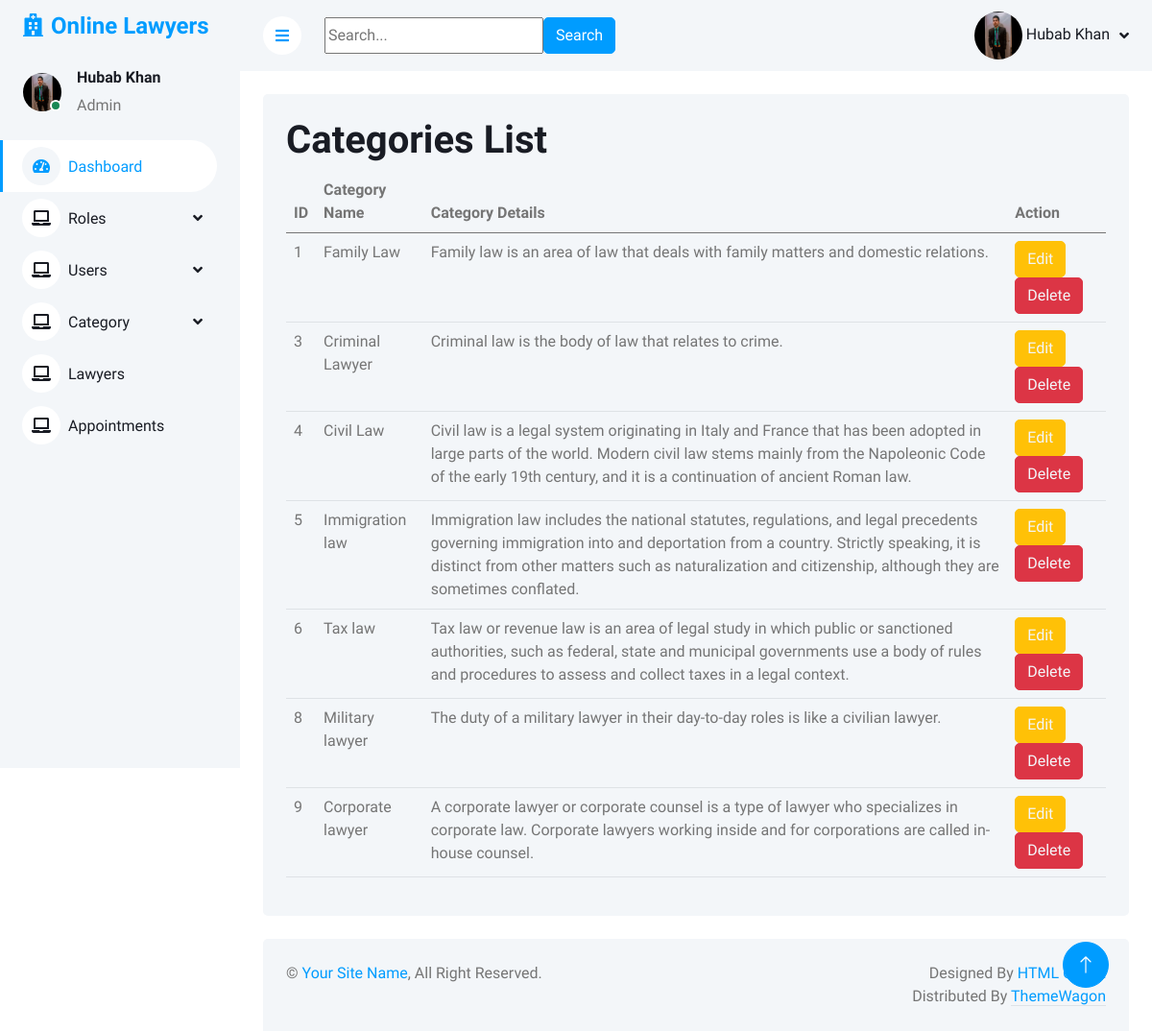
Screenshot of /admin/view_category.php (signed in) with the database file from the repository.
### tables this page shows
CREATE TABLE `users` (
  `user_id` int(11) NOT NULL,
  `name` varchar(255) NOT NULL,
  `email` varchar(255) NOT NULL,
  `password` varchar(255) NOT NULL,
  `profile_picture` varchar(255) NOT NULL,
  `role_id` int(11) NOT NULL
);

CREATE TABLE `categories` (
  `category_id` int(11) NOT NULL,
  `category_name` varchar(255) NOT NULL,
  `category_details` varchar(1000) NOT NULL
);

### admin/view_category.php (the view, shortened to what this page needs)
<?php
    include("db.php");
    include("header.php");
 ?>
   <div class="container-fluid pt-4 px-4">
      <div class="row g-4">
         <div class="col-sm-12 col-xl-12">
            <div class="bg-light rounded h-100 p-4">
               <h1>Categories List</h1>
               <table class="table">
                  <thead>
                     <tr>
                        <th>ID</th>
                        <th>Category Name</th>
                        <th>Category Details</th>
                        <th>Action</th>
                     </tr>
                  </thead>
                  <tbody>
                     <?php
                        $sql = "SELECT * FROM categories";
                        $result = mysqli_query($conn, $sql);
                        if(mysqli_num_rows($result) > 0) {
                            while ($row = mysqli_fetch_assoc($result)) {
                                ?>
                     <tr>
                        <td><?php echo $row['category_id']; ?></td>
                        <td><?php echo $row['category_name']; ?></td>
                        <td><?php echo $row['category_details']; ?></td>
                        <td>
                        <button class='btn btn-warning'>  <a class='text-light' href="edit_category.php?category_id=<?php echo $row['category_id']; ?>">Edit</a></button>
                        <button class='btn btn-danger'>   <a class='text-light' href="delete_category.php?category_id=<?php echo $row['category_id']; ?>">Delete</a></button>
                        </td>
                     </tr>
                     <?php
                        }
                        }
                        else
                        {
                        echo "<tr><td colspan='4'>No categories found</td></tr>";
                        }
                        ?>
                  </tbody>
               </table>
            </div>
         </div>
      </div>
   </div>
<?php include 'footer.php' ?>

### admin/header.php (shortened to what this page needs)
<?php
include 'db.php';
$user_id = $_SESSION['user_id'];
$sql = "SELECT profile_picture FROM users WHERE user_id = $user_id";
$result = mysqli_query($conn, $sql);
if ($result && mysqli_num_rows($result) > 0) {
    $row = mysqli_fetch_assoc($result);
    $profile_picture = $row['profile_picture'];
} else {
    $profile_picture = null;
}
?>
<!DOCTYPE html>
<html lang="en">
   <head>
      <link href="https://cdnjs.cloudflare.com/ajax/libs/font-awesome/5.10.0/css/all.min.css" rel="stylesheet">
      <link href="https://cdn.jsdelivr.net/npm/bootstrap-icons@1.4.1/font/bootstrap-icons.css" rel="stylesheet">
      <link href="lib/owlcarousel/assets/owl.carousel.min.css" rel="stylesheet">
      <link href="lib/tempusdominus/css/tempusdominus-bootstrap-4.min.css" rel="stylesheet" />
      <link href="css/bootstrap.min.css" rel="stylesheet">
      <link href="css/style.css" rel="stylesheet">
   </head>
   <body>
      <div class="container-xxl position-relative bg-white d-flex p-0">
      <div class="sidebar pe-4 pb-3">
         <nav class="navbar bg-light navbar-light">
            <a href="index.php" class="navbar-brand mx-4 mb-3">
               <h4 class="text-primary"><i class="fa fa-hospital me-2"></i>Online Lawyers</h4>
            </a>
            <div class="d-flex align-items-center ms-4 mb-4">
               <div class="position-relative">
               <img src="uploads-images/<?php echo htmlspecialchars($profile_picture); ?>" alt="Profile Picture" style="width: 40px; height: 40px; border-radius: 50%;">
                  <div class="bg-success rounded-circle border border-2 border-white position-absolute end-0 bottom-0 p-1"></div>
               </div>
               <div class="ms-3">
                  <h6><?php echo $_SESSION['name']; ?></h6>
                  <span>Admin</span>
               </div>
            </div>
            <div class="navbar-nav w-100">
               <a href="index.php" class="nav-item nav-link active"><i class="fa fa-tachometer-alt me-2"></i>Dashboard</a>
               <div class="nav-item dropdown">
                  <a href="#" class="nav-link dropdown-toggle" data-bs-toggle="dropdown"><i class="fa fa-laptop me-2"></i>Roles</a>
               </div>
               <div class="nav-item dropdown">
                  <a href="#" class="nav-link dropdown-toggle" data-bs-toggle="dropdown"><i class="fa fa-laptop me-2"></i>Users</a>
               </div>
               <div class="nav-item dropdown">
                  <a href="#" class="nav-link dropdown-toggle" data-bs-toggle="dropdown"><i class="fa fa-laptop me-2"></i>Category</a>
               </div>
               <a href="lawyers.php" class="nav-item nav-link"><i class="fa fa-laptop me-2"></i>Lawyers</a>
               <a href="appointment.php" class="nav-item nav-link"><i class="fa fa-laptop me-2"></i>Appointments</a>
            </div>
         </nav>
      </div>
      <div class="content">
      <nav class="navbar navbar-expand bg-light navbar-light sticky-top px-4 py-0">
         <a href="#" class="sidebar-toggler flex-shrink-0">
         <i class="fa fa-bars"></i>
         </a>
         <form class="d-none d-md-flex ms-4" action="" method="get">
            <input type="text" name="query"  placeholder="Search...">
            <button type="submit" class="btn btn-primary">Search</button>
         </form>
         <div class="navbar-nav align-items-center ms-auto">
            <div class="nav-item dropdown">
    <a href="#" class="nav-link dropdown-toggle" data-bs-toggle="dropdown">
        <?php if (!empty($profile_picture)) { ?>
            <img src="uploads-images/<?php echo htmlspecialchars($profile_picture); ?>" alt="Profile Picture" style="width: 50px; height: 50px; border-radius: 50%;">
        <?php } else { ?>
            <p>No profile picture available.</p>
        <?php } ?>
        <span class="d-none d-lg-inline-flex"><?php echo htmlspecialchars($_SESSION['name']); ?></span>
    </a>
</div>
         </div>
      </nav>

### admin/css/style.css (style rules this page uses)
:root { --primary: #009CFF; --light: #F3F6F9; --dark: #191C24; }
.btn { transition: .5s; }
.btn.btn-primary { color: #FFFFFF; }
.sidebar { position: fixed; top: 0; left: 0; bottom: 0; width: 250px; height: 100vh; overflow-y: auto; background: var(--light); transition: 0.5s; z-index: 999; }
.content { margin-left: 250px; min-height: 100vh; background: #FFFFFF; transition: 0.5s; }
@media (min-width: 992px) { .sidebar { margin-left: 0; } }
@media (min-width: 992px) { .content { width: calc(100% - 250px); } }
.sidebar .navbar .navbar-nav .nav-link { padding: 7px 20px; color: var(--dark); font-weight: 500; border-left: 3px solid var(--light); border-radius: 0 30px 30px 0; outline: none; }
.sidebar .navbar .navbar-nav .nav-link:hover, .sidebar .navbar .navbar-nav .nav-link.active { color: var(--primary); background: #FFFFFF; border-color: var(--primary); }
.sidebar .navbar .navbar-nav .nav-link i { width: 40px; height: 40px; display: inline-flex; align-items: center; justify-content: center; background: #FFFFFF; border-radius: 40px; }
.sidebar .navbar .navbar-nav .nav-link:hover i, .sidebar .navbar .navbar-nav .nav-link.active i { background: var(--light); }
.sidebar .navbar .dropdown-toggle::after { position: absolute; top: 15px; right: 15px; border: none; content: "\f107"; font-family: "Font Awesome 5 Free"; font-weight: 900; transition: .5s; }
.content .navbar .navbar-nav .nav-link { margin-left: 25px; padding: 12px 0; color: var(--dark); outline: none; }
.content .navbar .sidebar-toggler, .content .navbar .navbar-nav .nav-link i { width: 40px; height: 40px; display: inline-flex; align-items: center; justify-content: center; background: #FFFFFF; border-radius: 40px; }
.content .navbar .dropdown-toggle::after { margin-left: 6px; vertical-align: middle; border: none; content: "\f107"; font-family: "Font Awesome 5 Free"; font-weight: 900; transition: .5s; }

### rows the page displays
users: profile_picture (picture)
categories: category_id "1", category_name "Family Law", category_details "Family law is an area of law that deals with family matters and domestic relations."
categories: category_id "3", category_name "Criminal Lawyer", category_details "Criminal law is the body of law that relates to crime."
categories: category_id "4", category_name "Civil Law", category_details "Civil law is a legal system originating in Italy and France that has been adopted in large parts of the world. Modern civil law stems mainly from the Napoleonic Code of the early 19th century, and it is a continuation of ancient Roman law."
categories: category_id "5", category_name "Immigration law", category_details "Immigration law includes the national statutes, regulations, and legal precedents governing immigration into and deportation from a country. Strictly speaking, it is distinct from other matters such as naturalization and citizenship, although they are sometimes conflated."
categories: category_id "6", category_name "Tax law", category_details "Tax law or revenue law is an area of legal study in which public or sanctioned authorities, such as federal, state and municipal governments use a body of rules and procedures to assess and collect taxes in a legal context."
categories: category_id "8", category_name "Military lawyer", category_details "The duty of a military lawyer in their day-to-day roles is like a civilian lawyer."
categories: category_id "9", category_name "Corporate lawyer", category_details "A corporate lawyer or corporate counsel is a type of lawyer who specializes in corporate law. Corporate lawyers working inside and for corporations are called in-house counsel."

### other values shown
$_SESSION['name'] "Hubab Khan"
